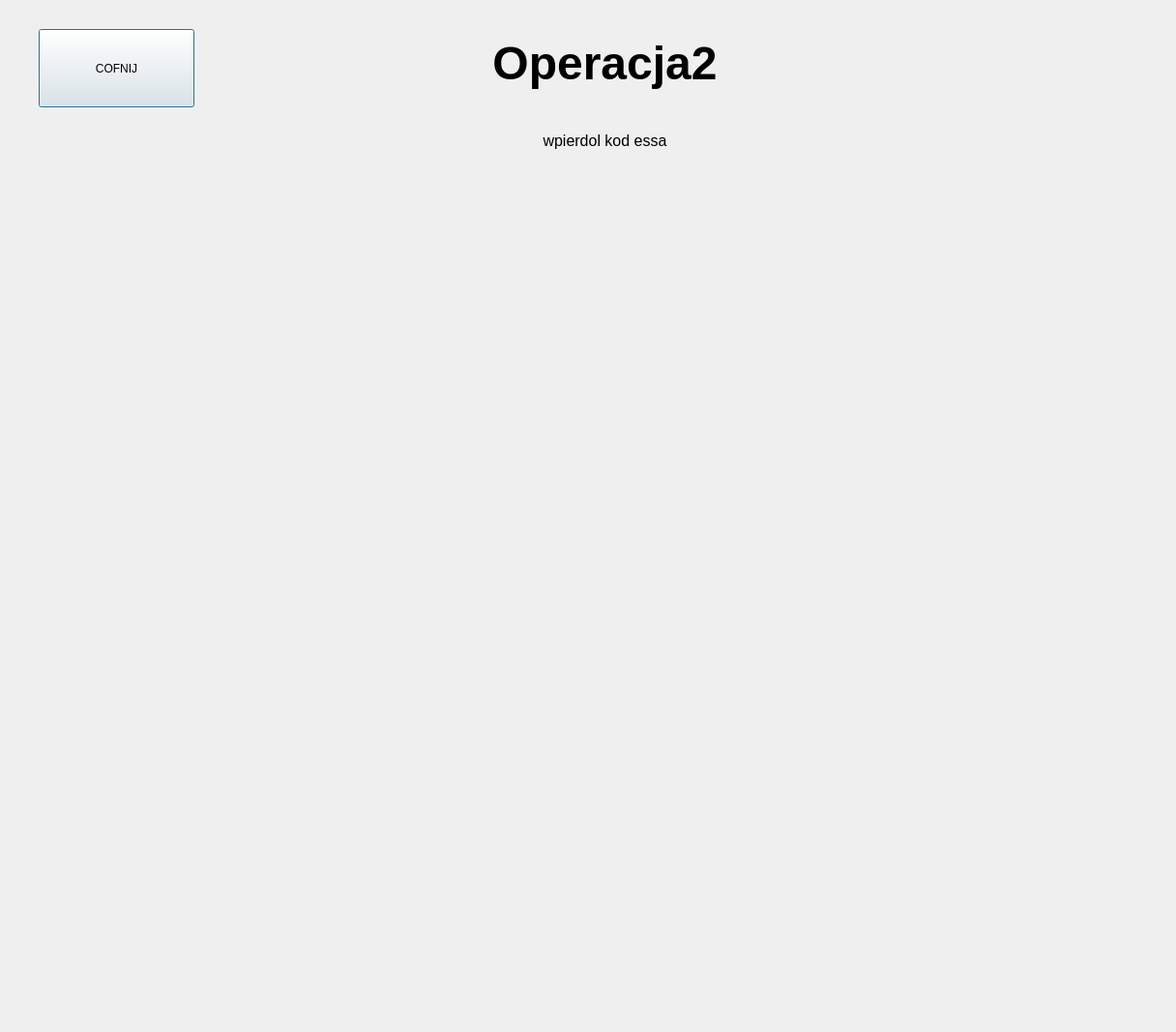
<?xml version="1.0" encoding="UTF-8"?>
<ui version="4.0">
 <class>Dialog</class>
 <widget class="QDialog" name="Dialog">
  <property name="geometry">
   <rect>
    <x>0</x>
    <y>0</y>
    <width>1216</width>
    <height>1067</height>
   </rect>
  </property>
  <property name="windowTitle">
   <string>Dialog</string>
  </property>
  <widget class="QWidget" name="widget" native="true">
   <property name="geometry">
    <rect>
     <x>10</x>
     <y>0</y>
     <width>1200</width>
     <height>800</height>
    </rect>
   </property>
   <widget class="QLabel" name="label">
    <property name="geometry">
     <rect>
      <x>430</x>
      <y>30</y>
      <width>371</width>
      <height>71</height>
     </rect>
    </property>
    <property name="text">
     <string>&lt;html&gt;&lt;head/&gt;&lt;body&gt;&lt;p align=&quot;center&quot;&gt;&lt;span style=&quot; font-size:36pt; font-weight:700;&quot;&gt;Operacja2&lt;/span&gt;&lt;/p&gt;&lt;/body&gt;&lt;/html&gt;</string>
    </property>
   </widget>
   <widget class="QLabel" name="label_4">
    <property name="geometry">
     <rect>
      <x>490</x>
      <y>130</y>
      <width>251</width>
      <height>31</height>
     </rect>
    </property>
    <property name="text">
     <string>&lt;html&gt;&lt;head/&gt;&lt;body&gt;&lt;p align=&quot;center&quot;&gt;&lt;span style=&quot; font-size:12pt;&quot;&gt;wpierdol kod essa&lt;/span&gt;&lt;/p&gt;&lt;/body&gt;&lt;/html&gt;</string>
    </property>
   </widget>
   <widget class="QLabel" name="blad2">
    <property name="geometry">
     <rect>
      <x>510</x>
      <y>490</y>
      <width>261</width>
      <height>31</height>
     </rect>
    </property>
    <property name="text">
     <string>&lt;html&gt;&lt;head/&gt;&lt;body&gt;&lt;p&gt;&lt;span style=&quot; font-size:18pt; color:#ff0000;&quot;&gt;&lt;br/&gt;&lt;/span&gt;&lt;/p&gt;&lt;/body&gt;&lt;/html&gt;</string>
    </property>
   </widget>
   <widget class="QPushButton" name="cofanie_przycisk">
    <property name="geometry">
     <rect>
      <x>30</x>
      <y>30</y>
      <width>161</width>
      <height>81</height>
     </rect>
    </property>
    <property name="text">
     <string>COFNIJ</string>
    </property>
   </widget>
  </widget>
 </widget>
 <resources/>
 <connections/>
</ui>
